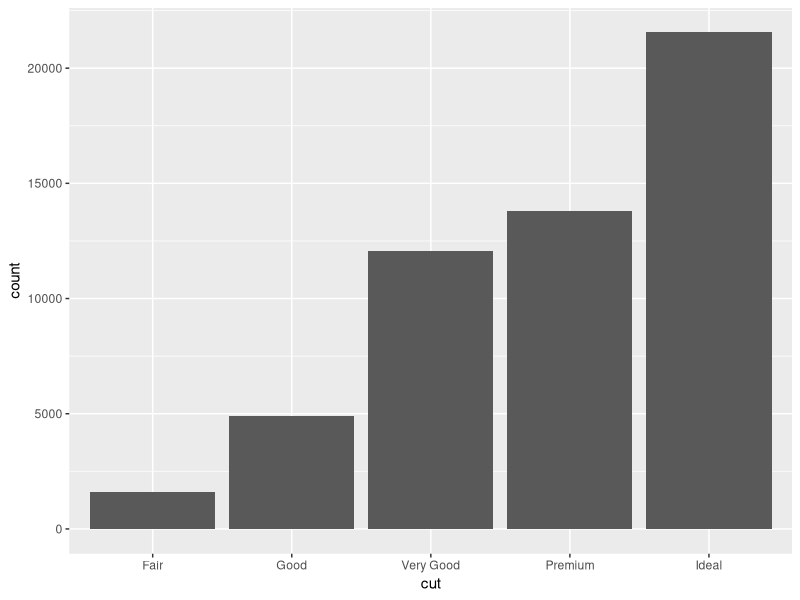
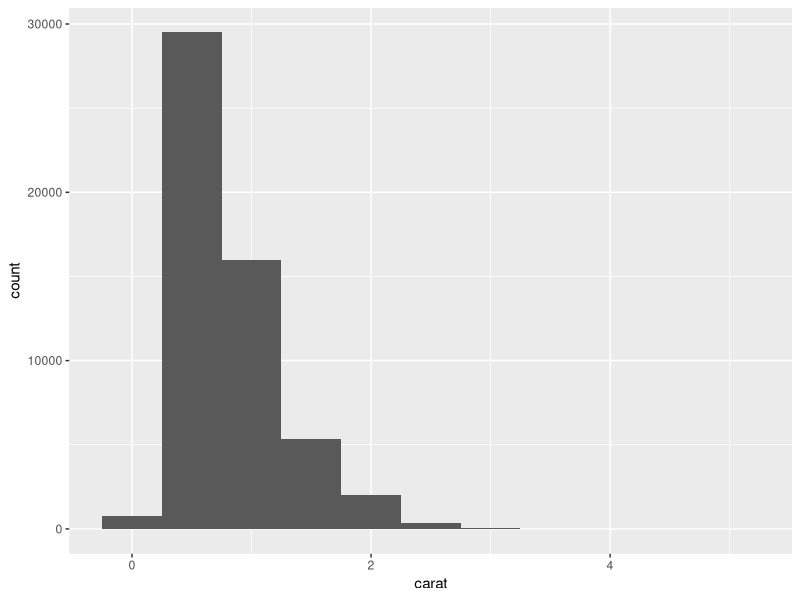
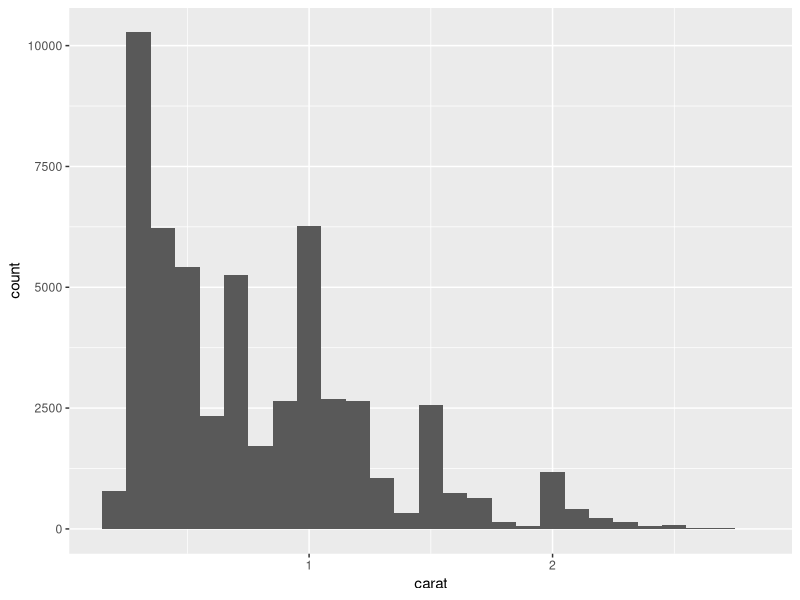
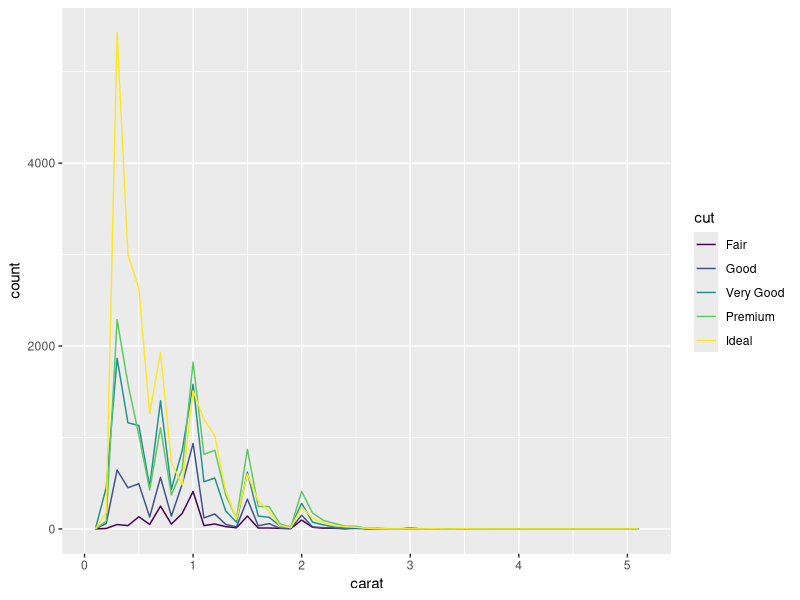
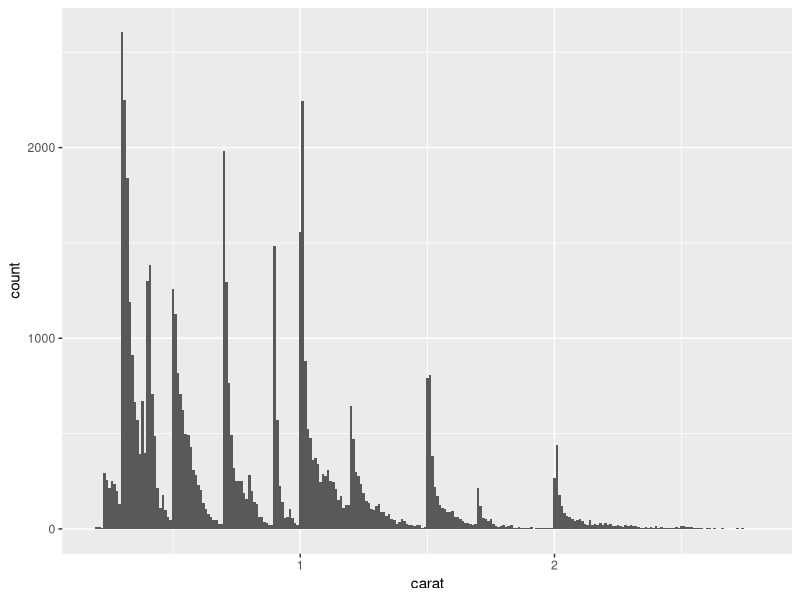
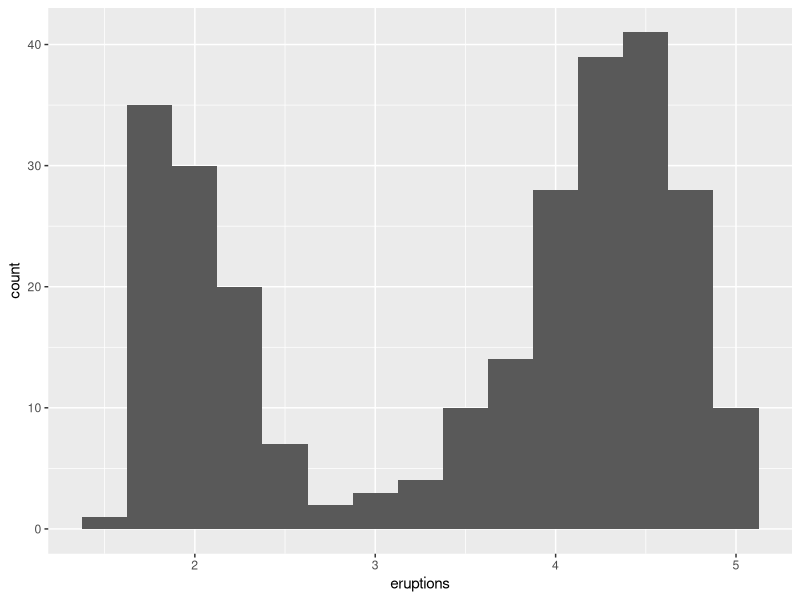
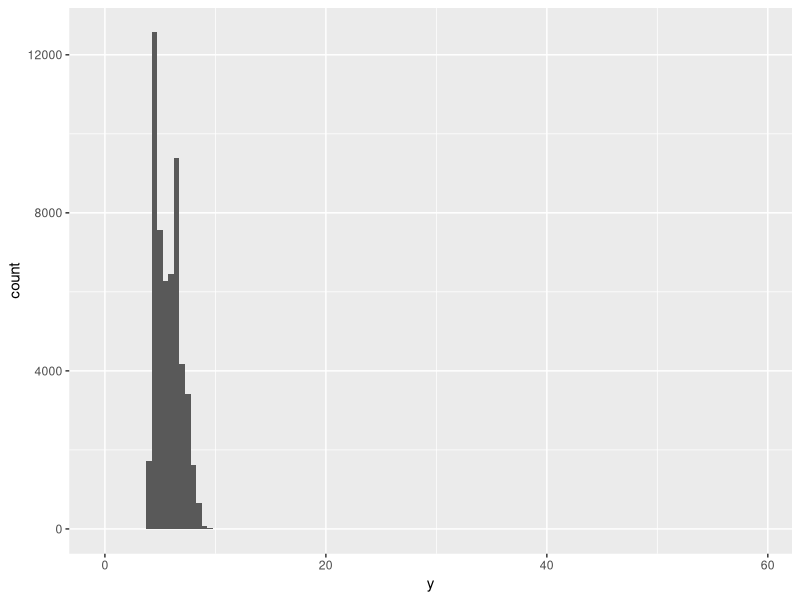
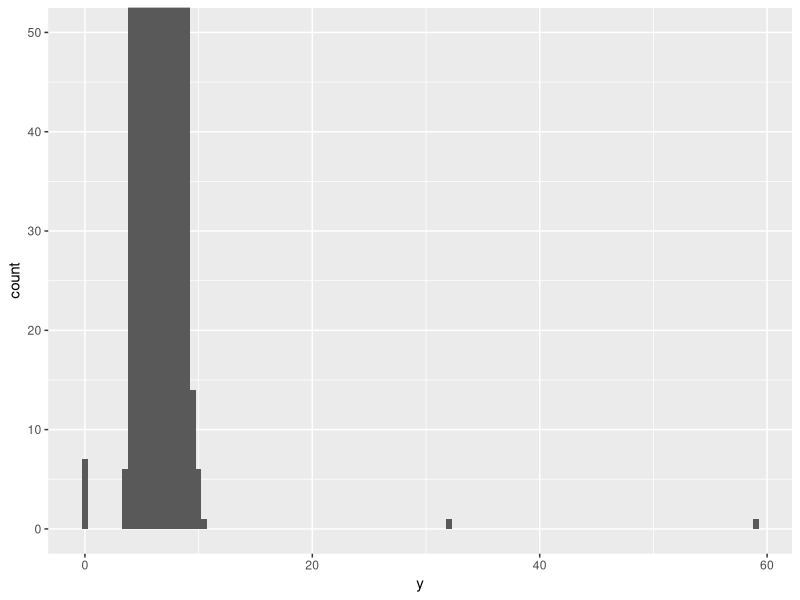

Reproduce these figures in R, in order.
## ---- chunk 1
knitr::opts_chunk$set(echo = TRUE)
## ---- chunk 2
library(tidyverse)
## ---- chunk 3
ggplot(data = diamonds) +
  geom_bar(mapping = aes(x = cut))
## ---- chunk 4
diamonds %>% 
  count(cut)
## ---- chunk 5
ggplot(data = diamonds) +
  geom_histogram(mapping = aes(x = carat), binwidth = 0.5)
## ---- chunk 6
diamonds %>% 
  count(cut_width(carat, 0.5))
## ---- chunk 7
smaller <- diamonds %>% 
  filter(carat < 3)

ggplot(data = smaller, mapping = aes(x = carat)) + geom_histogram(binwidth = 0.1)
## ---- chunk 8
ggplot(data = diamonds, mapping = aes(x = carat, colour = cut)) +
  geom_freqpoly(binwidth = 0.1)
## ---- chunk 9
ggplot(data = smaller, mapping = aes(x = carat)) +
  geom_histogram(binwidth = 0.01)
## ---- chunk 10
ggplot(data = faithful, mapping = aes(x = eruptions)) + 
  geom_histogram(binwidth = 0.25)
## ---- chunk 11
ggplot(diamonds) +
  geom_histogram(mapping = aes(x = y), binwidth = 0.5)
## ---- chunk 12
ggplot(diamonds) + 
  geom_histogram(mapping = aes(x = y), binwidth = 0.5) +
  coord_cartesian(ylim = c(0,50))
## ---- chunk 13
unusual <- diamonds %>% 
  filter(y < 3 | y > 20) %>% 
  select(price, x, y, z) %>% 
  arrange(y)
unusual
# Diamonds with 0mm dimension, it must be incorrect
## ---- chunk 14
ggplot(diamonds) + 
  geom_histogram(mapping = aes(x = price), binwidth = 100) +
  coord_cartesian(ylim = c(0,200))
## ---- chunk 15
diamonds %>%
  filter(carat == 0.99) %>% 
  count()
